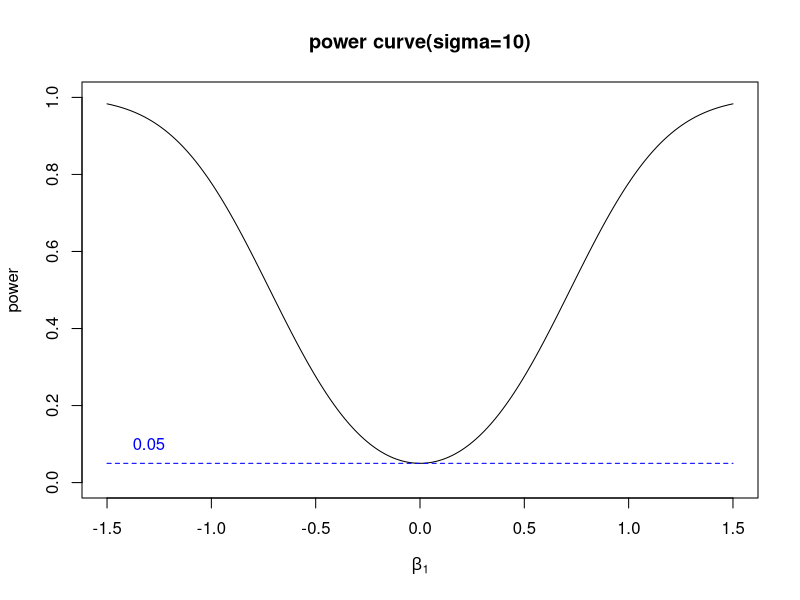

Here is the R script that generated this plot:

# y = beta 0 (=-2)+ beta 1(=3) * x + epsilon and epsilon follows normal dist(0,1)
x=seq(0,100,10)
epsilon =rnorm (11)
beta0=-2;beta1=3 
y=beta0+beta1*x+epsilon

model=lm(y~x)
summary(model)

# coefficient estimates
x.bar = mean(x); x.bar
y.bar = mean(y); y.bar
sum((x-x.bar)*(y - y.bar))
sum((x - x.bar)^2)
b1 = sum((x - x.bar)*(y - y.bar))/sum((x - x.bar)^2)
b0 = y.bar - b1*x.bar
b0; b1


### drawing power curve 

# generating mock data
x=seq(3,30,by=3)
error=rnorm(10,0,4)
y=20+x*2+error
n=10

lsfit=lm(y ~ x)
b0=lsfit$coefficients[1] 
b1=lsfit$coefficients[2]
b0;b1;summary(lsfit)
Sxx=sum((x-mean(x))^2)
Sxy=sum((x-mean(x))*(y-mean(y))) 
e=lsfit$residuals # y_i - hat(y_i)
SSe=sum(e^2) # (n-2) * hat(sigma^2)
MSe=SSe/(n-2) 


varb1=MSe/Sxx
varb0=MSe*(1/n+mean(x)^2/Sxx) 

confint(lsfit) 

# calculating power

power=function(b,s,a,Sxx){
  z=qnorm(1-a/2)
  print(z)
  print(z-b/s*sqrt(Sxx))
  print(-z-b/s*sqrt(Sxx))
  print(pnorm(z-b/s*sqrt(Sxx))) 
  print(pnorm(-z-b/s*sqrt(Sxx))) 
  print(1-pnorm(z-b/s*sqrt(Sxx))+pnorm(-z-b/s*sqrt(Sxx)))
}
power(1.5,10,0.05,Sxx) #power when beta1 is 1.5, sigma is 10 and alpha =0.05

#make a function for calculation power
power.plot=function(b,s,a,Sxx){
  z=qnorm(1-a/2) 
  (1-pnorm(z-b/s*sqrt(Sxx))+pnorm(-z-b/s*sqrt(Sxx)))
}

power.plot(1.5,10,0.05,Sxx)

b.seq=seq(-1.5,1.5,0.01)
b.power=power.plot(b.seq,10,0.05,Sxx)
plot(b.seq,b.power,type="l",xlab=expression(beta[1]),ylab="power"
,main="power curve(sigma=10)",xlim=c(-1.5,1.5),ylim=c(0,1))
segments(-1.5,0.05,1.5,0.05,col="blue",lty=2)
text(-1.3,0.1,"0.05",col="blue")

